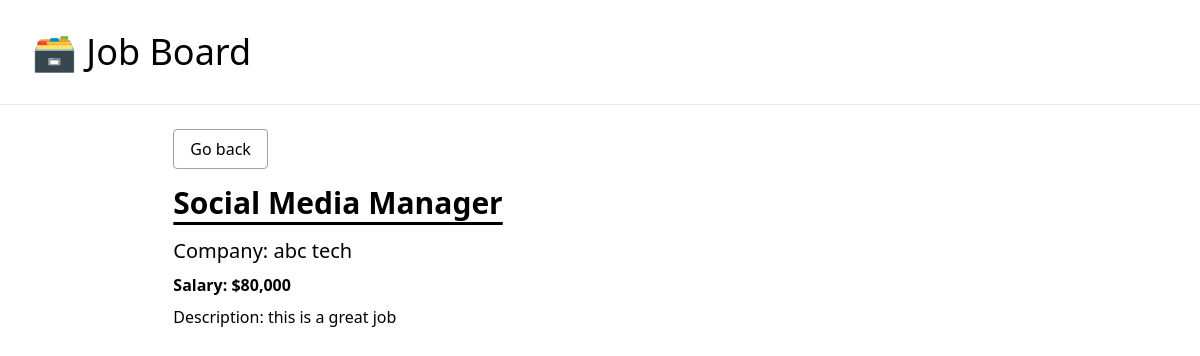
The app's page /job/1/ with its own data.
### job_board/models.py (models this page shows, shortened)
class JobPosting(models.Model):
    title = models.CharField(max_length=100)
    description = models.TextField()
    company = models.CharField(max_length=100)
    salary = models.IntegerField()
    is_active = models.BooleanField(default=False)

### job_board/views.py (the view)
# urls.py: path('job/<int:pk>/', job_detail, name='job-detail'),
def job_detail(request, pk):
    job_posting = get_object_or_404(JobPosting, pk=pk, is_active=True)
    context = {
        'posting' : job_posting
    }
    return render(request, 'job_board/detail.html', context)

### job_board/templates/job_board/detail.html
{% extends 'job_board/_base.html' %}
{% load humanize %}
{% block content %}
<div class="w-10/12 mx-auto">
    <p class="pb-6"><a href="{% url 'home' %}" class="border border-gray-400 rounded px-4 py-2 hover:bg-gray-200">Go back</a></p>
    <h1 class="text-3xl font-semibold pb-4 underline underline-offset-8">{{posting.title}}</h1>
    <p class="pb-2 text-xl">Company: {{posting.company}}</p>
    <p class="pb-2 font-semibold">Salary: ${{posting.salary|intcomma}}</p>
    <p>Description: {{posting.description}}</p>
</div>
{% endblock content %}

### records on screen
JobPosting: title "Social Media Manager", company "abc tech", salary "80,000", description "this is a great job"
